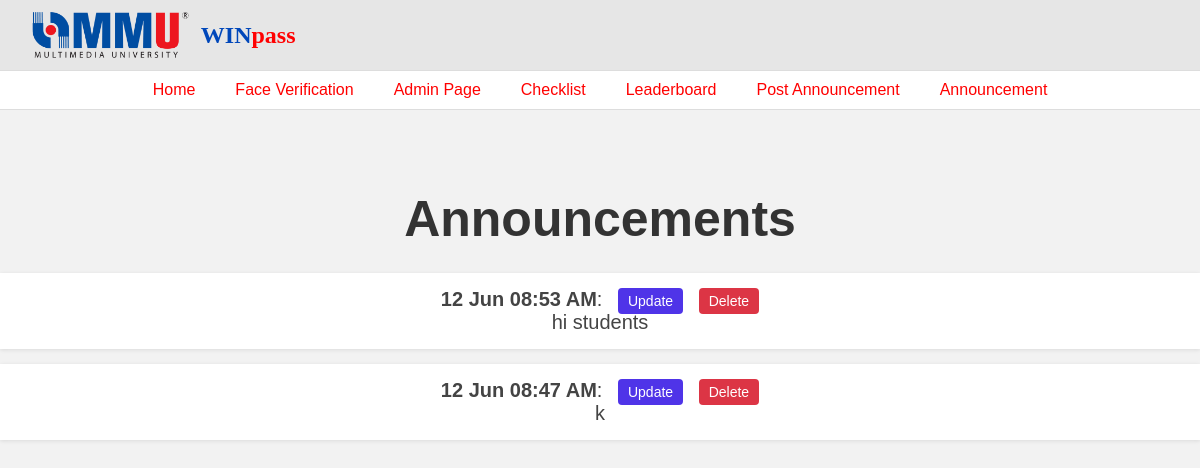
/Announcement_admin, run on an earlier commit of the app's database.
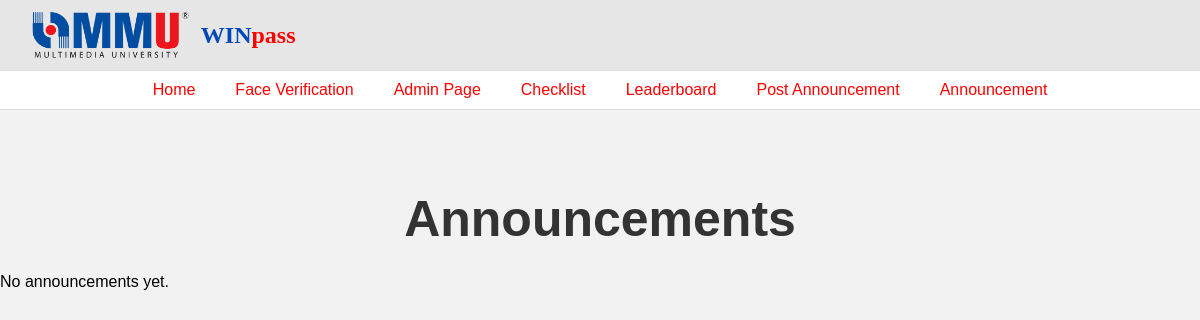
And on a later commit of the database.
### tables this page shows
CREATE TABLE "announcements" (
  id INTEGER PRIMARY KEY AUTOINCREMENT,
  message TEXT,
  time TIMESTAMP DEFAULT CURRENT_TIMESTAMP
);

### app.py (the view)
@app.route('/Announcement_admin')
def announcement_admin():
    conn = sqlite3.connect(db_path)
    cursor = conn.cursor()
    cursor.execute("SELECT id, message, time FROM announcements ORDER BY time DESC")
    announcements = cursor.fetchall()
    conn.close()
    return render_template('announcement_admin.html', announcements=announcements)

### app.py (called while the page is built)
@app.template_filter('format_datetime')
def format_datetime(value, format='%d %b %I:%M %p'):
    dt = datetime.strptime(value, '%Y-%m-%d %H:%M:%S')
    return dt.strftime(format)

### templates/announcement_admin.html (shortened to what this page needs)
<!DOCTYPE html>
<html lang="en">
<head>
  <link rel="stylesheet" href="{{ url_for('static', filename='register.css') }}">
</head>
<body>
    <header>
     <div class="top-bar">
       <div class="logo-area">
         <img src="{{ url_for('static', filename='img_mmu.png') }}" alt="MMU Logo" class="logo"/>
         <span class="win">WIN<span class="pass">pass</span></span>
       </div>
     </div>
     <nav>
       <ul>
          <li><a href="{{ url_for('admin_landing') }}">Home</a></li>
          <li><a href="{{ url_for('face_verification') }}">Face Verification</a></li>
          <li><a href="{{ url_for('admin_page') }}">Admin Page</a></li>
          <li><a href="{{ url_for('register_checklist') }}">Checklist</a></li>
          <li><a href="{{ url_for('leaderboard') }}">Leaderboard</a></li>
          <li><a href="{{ url_for('post_announcement') }}">Post Announcement</a></li>
          <li><a href="{{ url_for('announcement_admin') }}">Announcement</a></li>
       </ul>
     </nav>
   </header>
   <section class="Announcement">
      <h1>Announcements</h1>
      {% if announcements %}
      <ul>
        {% for id, message, time in announcements %}
          <li>
            <strong>{{ time|format_datetime }}</strong>:
            <a href="{{ url_for('update', id=id) }}" class="update_button">Update</a>
            <a href="{{ url_for('delete', id=id) }}" class="delete_button" onclick="return confirm('Are you sure you want to delete this announcement?');">Delete</a>
            <br> {{ message }}
          </li>
        {% endfor %}
      </ul>
    {% else %}
      <p>No announcements yet.</p>
    {% endif %}
    </section>
</body>
</html>

What changed in the data, as far as the page shows it:
removed announcements: time "12 Jun 08:53 AM", message "hi students"
removed announcements: time "12 Jun 08:47 AM", message "k"
Also different on the page:
text now shown: "No announcements yet."
